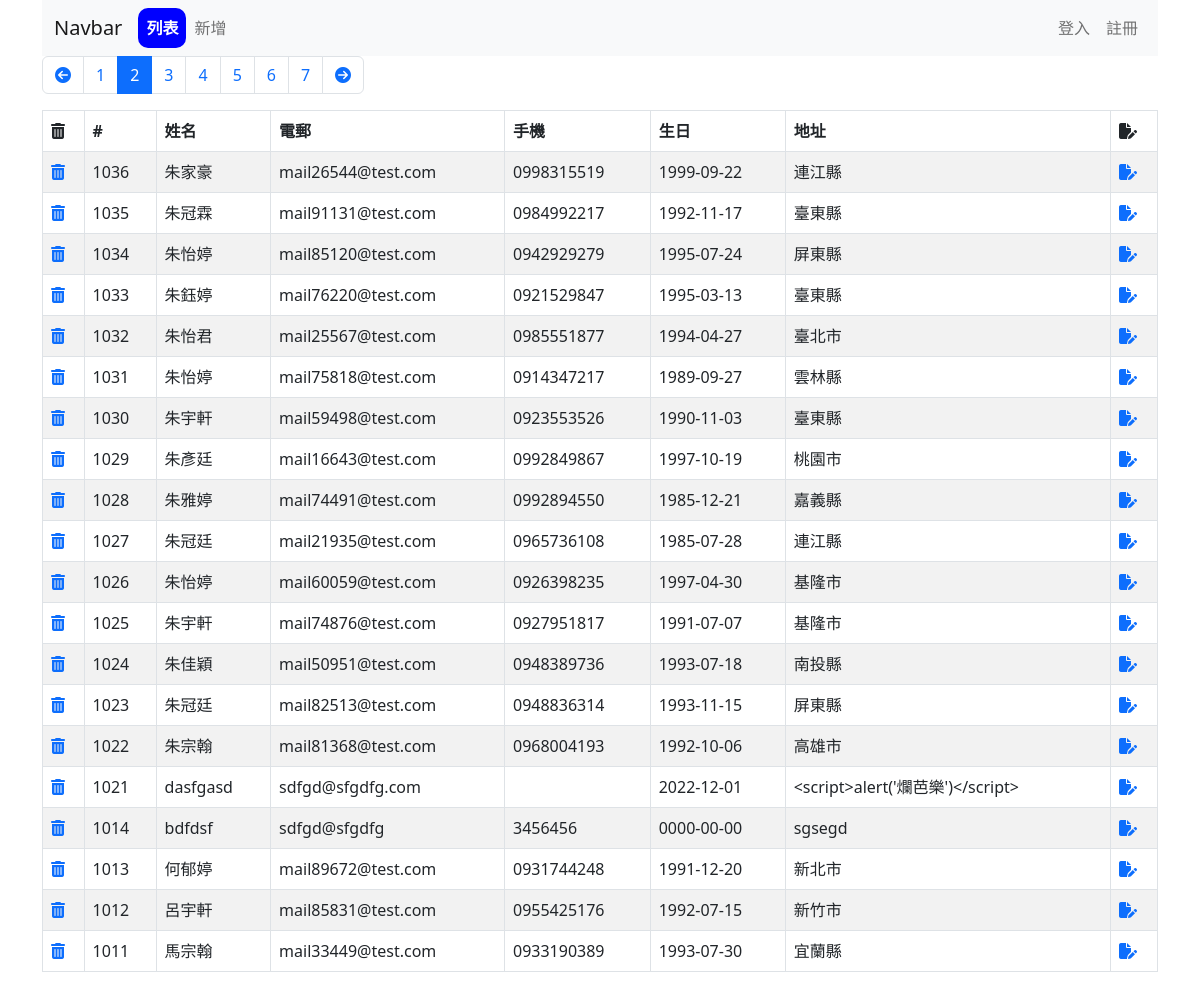
Screenshot of /address-book/list.php?page=2 with the database file from the repository.
### tables this page shows
CREATE TABLE `address_book` (
  `sid` int(11) NOT NULL,
  `name` varchar(255) NOT NULL,
  `email` varchar(255) NOT NULL,
  `mobile` varchar(255) NOT NULL,
  `birthday` date DEFAULT NULL,
  `address` varchar(255) NOT NULL,
  `created_at` datetime NOT NULL
);

### address-book/list.php (the view, shortened to what this page needs)
<?php
require './parts/connect_db.php';
$perPage = 20;
$page = isset($_GET['page']) ? intval($_GET['page']) : 1;
$t_sql = "SELECT COUNT(1) FROM address_book";
$totalRows = $pdo->query($t_sql)->fetch(PDO::FETCH_NUM)[0];
$totalPages = ceil($totalRows / $perPage);
$rows = [];
if (!empty($totalRows)) {
  $sql = sprintf(
    "SELECT * FROM address_book ORDER BY sid DESC LIMIT %s, %s",
    ($page - 1) * $perPage,
    $perPage
  );
  $rows = $pdo->query($sql)->fetchAll();
}
?>
<?php include './parts/html-head.php' ?>
<?php include './parts/navbar.php' ?>
<div class="container">
  <div class="row">
    <div class="col">
      <nav aria-label="Page navigation example">
        <ul class="pagination">
          <li class="page-item <?= $page == 1 ? 'disabled' : '' ?>">
            <a class="page-link" href="?page=<?= $page - 1 ?>"><i class="fa-solid fa-circle-arrow-left"></i></a>
          </li>
          <?php for ($i = $page - 5; $i <= $page + 5; $i++) :
            if ($i >= 1 and $i <= $totalPages) :
          ?>
              <li class="page-item <?= $i == $page ? 'active' : '' ?> ">
                <a class="page-link" href="?page=<?= $i ?>"><?= $i ?></a>
              </li>
          <?php endif;
          endfor; ?>
          <li class="page-item <?= $page == $totalPages ? 'disabled' : '' ?>">
            <a class="page-link" href="?page=<?= $page + 1 ?>"><i class="fa-solid fa-circle-arrow-right"></i></a>
          </li>
        </ul>
      </nav>
    </div>
  </div>
  <div class="row">
    <div class="col">
      <table class="table table-striped table-bordered">
        <thead>
          <tr>
            <th scope="col"><i class="fa-solid fa-trash-can"></i></th>
            <th scope="col">#</th>
            <th scope="col">姓名</th>
            <th scope="col">電郵</th>
            <th scope="col">手機</th>
            <th scope="col">生日</th>
            <th scope="col">地址</th>
            <th scope="col"><i class="fa-solid fa-file-pen"></i></th>
          </tr>
        </thead>
        <tbody>
          <?php foreach ($rows as $r) : ?>
            <tr>
              <td>
                <a href="javascript: delete_it(<?= $r['sid'] ?>)">
                  <i class="fa-solid fa-trash-can"></i>
                </a>
              </td>
              <td><?= $r['sid'] ?></td>
              <td><?= $r['name'] ?></td>
              <td><?= $r['email'] ?></td>
              <td><?= $r['mobile'] ?></td>
              <td><?= $r['birthday'] ?></td>
              <td><?= htmlentities($r['address']) ?></td>
              <td>
                <a href="edit.php?sid=<?= $r['sid'] ?>">
                  <i class="fa-solid fa-file-pen"></i>
                </a>
              </td>
            </tr>
          <?php endforeach ?>
        </tbody>
      </table>
    </div>
  </div>
</div>
<?php include './parts/html-foot.php' ?>

### rows the page displays
address_book: sid "1036", name "朱家豪", email "mail26544@test.com", mobile "0998315519", birthday "1999-09-22", address "連江縣"
address_book: sid "1035", name "朱冠霖", email "mail91131@test.com", mobile "0984992217", birthday "1992-11-17", address "臺東縣"
address_book: sid "1034", name "朱怡婷", email "mail85120@test.com", mobile "0942929279", birthday "1995-07-24", address "屏東縣"
address_book: sid "1033", name "朱鈺婷", email "mail76220@test.com", mobile "0921529847", birthday "1995-03-13", address "臺東縣"
address_book: sid "1032", name "朱怡君", email "mail25567@test.com", mobile "0985551877", birthday "1994-04-27", address "臺北市"
address_book: sid "1031", name "朱怡婷", email "mail75818@test.com", mobile "0914347217", birthday "1989-09-27", address "雲林縣"
address_book: sid "1030", name "朱宇軒", email "mail59498@test.com", mobile "0923553526", birthday "1990-11-03", address "臺東縣"
address_book: sid "1029", name "朱彥廷", email "mail16643@test.com", mobile "0992849867", birthday "1997-10-19", address "桃園市"
address_book: sid "1028", name "朱雅婷", email "mail74491@test.com", mobile "0992894550", birthday "1985-12-21", address "嘉義縣"
address_book: sid "1027", name "朱冠廷", email "mail21935@test.com", mobile "0965736108", birthday "1985-07-28", address "連江縣"
address_book: sid "1026", name "朱怡婷", email "mail60059@test.com", mobile "0926398235", birthday "1997-04-30", address "基隆市"
address_book: sid "1025", name "朱宇軒", email "mail74876@test.com", mobile "0927951817", birthday "1991-07-07", address "基隆市"
address_book: sid "1024", name "朱佳穎", email "mail50951@test.com", mobile "0948389736", birthday "1993-07-18", address "南投縣"
address_book: sid "1023", name "朱冠廷", email "mail82513@test.com", mobile "0948836314", birthday "1993-11-15", address "屏東縣"
address_book: sid "1022", name "朱宗翰", email "mail81368@test.com", mobile "0968004193", birthday "1992-10-06", address "高雄市"
address_book: sid "1021", name "dasfgasd", email "sdfgd@sfgdfg.com", birthday "2022-12-01", address "<script>alert('爛芭樂')</script>"
address_book: sid "1014", name "bdfdsf", email "sdfgd@sfgdfg", mobile "3456456", birthday "0000-00-00", address "sgsegd"
address_book: sid "1013", name "何郁婷", email "mail89672@test.com", mobile "0931744248", birthday "1991-12-20", address "新北市"
address_book: sid "1012", name "呂宇軒", email "mail85831@test.com", mobile "0955425176", birthday "1992-07-15", address "新竹市"
address_book: sid "1011", name "馬宗翰", email "mail33449@test.com", mobile "0933190389", birthday "1993-07-30", address "宜蘭縣"
